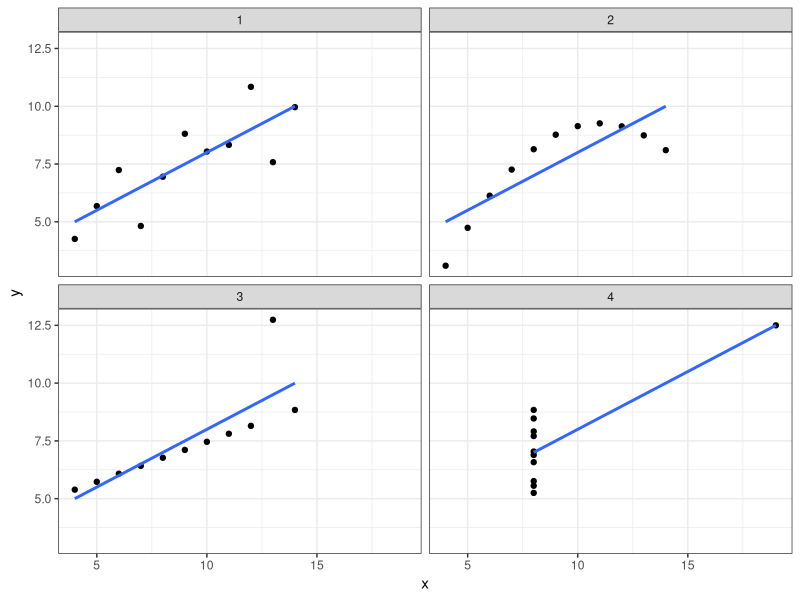

Source code (R):
## ---- chunk 1
library(tidyr)
library(dplyr)
library(ggplot2)

anscombe_tidy_hide <- anscombe %>% as_data_frame %>%
  mutate(obs = seq_len(n())) %>%
  gather(key, value, -obs) %>%
  separate(key, c('var','set'), 1) %>%
  spread(var, value) %>%
  arrange(set)
## ---- chunk 2
anscombe_tidy_hide %>%
  group_by(set) %>%
  summarize(len.data = n(),
            mean.x = round(mean(x), digits = 2),
            mean.y = round(mean(y), digits = 2),
            variance.x = round(var(x), digits = 2),
            variance.y = round(var(y), digits = 2),
            set.correlation = round(cor(x,y), digits = 2))
## ---- chunk 3
anscombe_tidy_hide %>%
  ggplot(aes(x,y)) +
    geom_point() +
    facet_wrap(~set) +
    geom_smooth(method='lm', se=FALSE) +
    theme_bw()
## ---- chunk 4
anscombe %>% as_data_frame
## ---- chunk 5
anscombe_tidy_hide %>% as_data_frame
## ---- chunk 6
anscombe_tidy <- anscombe %>% as_data_frame %>%
  mutate(.obs = row_number())

anscombe_tidy
## ---- chunk 7
anscombe_tidy <- anscombe_tidy %>% 
  tidyr::gather(key, value, -.obs)

anscombe_tidy
## ---- chunk 8
anscombe_tidy <- anscombe_tidy %>%
  tidyr::separate(key, into = c('var', 'set'), sep = 1)

anscombe_tidy
## ---- chunk 9
anscombe_tidy <- anscombe_tidy %>%
  tidyr::spread(var, value)

anscombe_tidy
